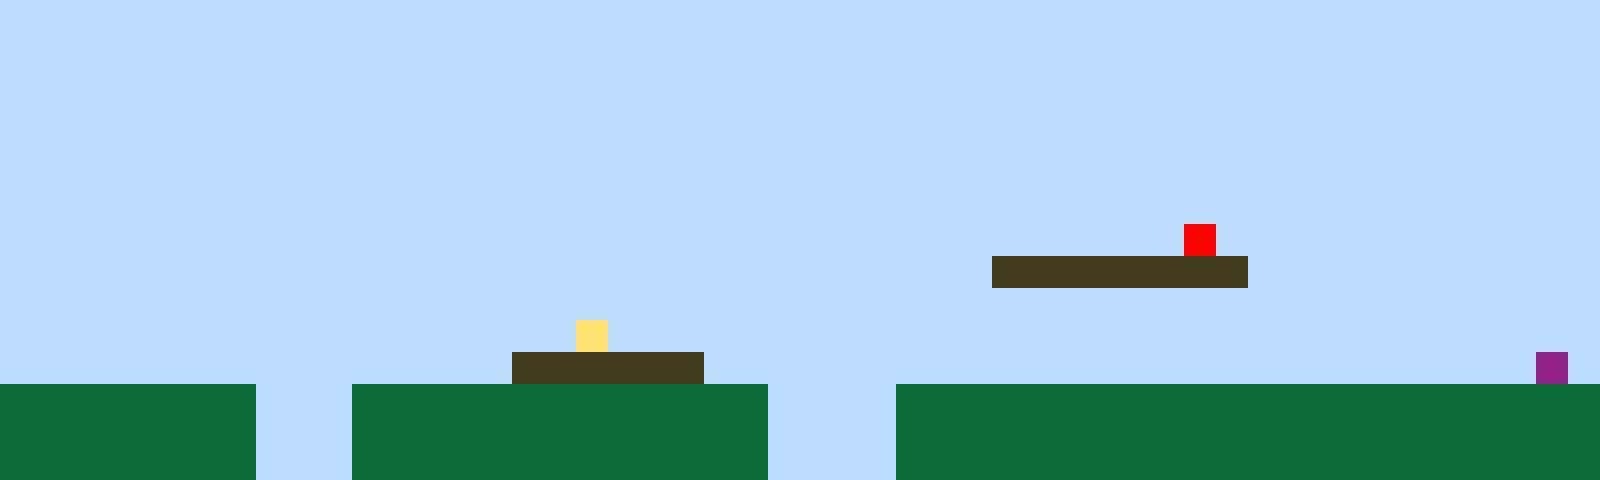

This game map was drawn from its Tiled (.tmx) file and the tilesets committed beside it. A one-line description and the full map source follow:
An orthogonal 50x15 tile map with 32x32 px tiles, 1 tile layer (Tile Layer 1).

<map version="1.10" tiledversion="1.11.2" orientation="orthogonal" renderorder="right-up" width="50" height="15" tilewidth="32" tileheight="32" infinite="0" nextlayerid="2" nextobjectid="1"><editorsettings><export target="map1.csv" format="csv" /></editorsettings><tileset firstgid="1" name="sprites" tilewidth="32" tileheight="32" tilecount="6" columns="3"><image source="sprites.png" width="96" height="64" /></tileset><layer id="1" name="Tile Layer 1" width="50" height="15"><data encoding="csv">1,1,1,1,1,1,1,1,1,1,1,1,1,1,1,1,1,1,1,1,1,1,1,1,1,1,1,1,1,1,1,1,1,1,1,1,1,1,1,1,1,1,1,1,1,1,1,1,1,1,1,1,1,1,1,1,1,1,1,1,1,1,1,1,1,1,1,1,1,1,1,1,1,1,1,1,1,1,1,1,1,1,1,1,1,1,1,1,1,1,1,1,1,1,1,1,1,1,1,1,1,1,1,1,1,1,1,1,1,1,1,1,1,1,1,1,1,1,1,1,1,1,1,1,1,1,1,1,1,1,1,1,1,1,1,1,1,1,1,1,1,1,1,1,1,1,1,1,1,1,1,1,1,1,1,1,1,1,1,1,1,1,1,1,1,1,1,1,1,1,1,1,1,1,1,1,1,1,1,1,1,1,1,1,1,1,1,1,1,1,1,1,1,1,1,1,1,1,1,1,1,1,1,1,1,1,1,1,1,1,1,1,1,1,1,1,1,1,1,1,1,1,1,1,1,1,1,1,1,1,1,1,1,1,1,1,1,1,1,1,1,1,1,1,1,1,1,1,1,1,1,1,1,1,1,1,1,1,1,1,1,1,1,1,1,1,1,1,1,1,1,1,1,1,1,1,1,1,1,1,1,1,1,1,1,1,1,1,1,1,1,1,1,1,1,1,1,1,1,1,1,1,1,1,1,1,1,1,1,1,1,1,1,1,1,1,1,1,1,1,1,1,1,1,1,1,1,1,1,1,1,1,1,1,1,1,1,1,1,1,1,1,1,1,1,1,1,1,1,1,1,1,1,1,1,1,1,1,1,1,1,1,1,1,1,1,1,1,1,1,1,1,1,1,1,1,1,1,1,1,1,1,1,1,1,1,1,5,1,1,1,1,1,1,1,1,1,1,1,1,1,1,1,1,1,1,1,1,1,1,1,1,1,1,1,1,1,1,1,1,1,1,1,1,1,1,1,1,1,1,1,3,3,3,3,3,3,3,3,1,1,1,1,1,1,1,1,1,1,1,1,1,1,1,1,1,1,1,1,1,1,1,1,1,1,1,1,1,1,1,1,1,1,1,1,1,1,1,1,1,1,1,1,1,1,1,1,1,1,1,1,1,1,1,1,1,1,1,1,1,1,1,1,1,1,1,1,1,1,1,1,1,1,1,1,1,1,1,4,1,1,1,1,1,1,1,1,1,1,1,1,1,1,1,1,1,1,1,1,1,1,1,1,1,1,1,1,1,1,1,1,1,1,1,1,1,1,1,1,1,1,1,1,1,1,1,3,3,3,3,3,3,1,1,1,1,1,1,1,1,1,1,1,1,1,1,1,1,1,1,1,1,1,1,1,1,1,1,6,1,2,2,2,2,2,2,2,2,1,1,1,2,2,2,2,2,2,2,2,2,2,2,2,2,1,1,1,1,2,2,2,2,2,2,2,2,2,2,2,2,2,2,2,2,2,2,2,2,2,2,2,2,2,2,2,2,2,2,1,1,1,2,2,2,2,2,2,2,2,2,2,2,2,2,1,1,1,1,2,2,2,2,2,2,2,2,2,2,2,2,2,2,2,2,2,2,2,2,2,2,2,2,2,2,2,2,2,2,1,1,1,2,2,2,2,2,2,2,2,2,2,2,2,2,1,1,1,1,2,2,2,2,2,2,2,2,2,2,2,2,2,2,2,2,2,2,2,2,2,2</data></layer></map>
